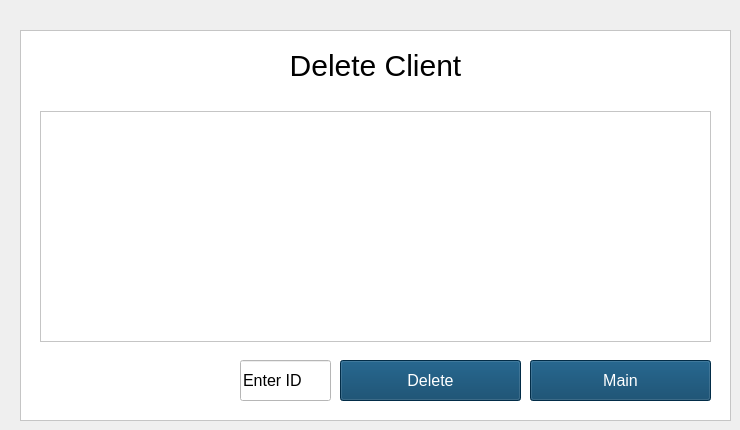
    <widget class="QWidget" name="client_delete">
     <widget class="QFrame" name="frame_7">
      <property name="geometry">
       <rect>
        <x>20</x>
        <y>30</y>
        <width>711</width>
        <height>391</height>
       </rect>
      </property>
      <property name="styleSheet">
       <string notr="true">background-color: white
</string>
      </property>
      <property name="frameShape">
       <enum>QFrame::StyledPanel</enum>
      </property>
      <property name="frameShadow">
       <enum>QFrame::Raised</enum>
      </property>
      <widget class="QLabel" name="client_list_delete_label_title">
       <property name="geometry">
        <rect>
         <x>20</x>
         <y>10</y>
         <width>671</width>
         <height>51</height>
        </rect>
       </property>
       <property name="styleSheet">
        <string notr="true">background-color: white;
color: black;
font-size: 30px;</string>
       </property>
       <property name="text">
        <string>Delete Client</string>
       </property>
       <property name="alignment">
        <set>Qt::AlignCenter</set>
       </property>
      </widget>
      <widget class="QPushButton" name="client_list_delete_btn_main">
       <property name="geometry">
        <rect>
         <x>510</x>
         <y>330</y>
         <width>181</width>
         <height>41</height>
        </rect>
       </property>
       <property name="palette">
        <palette>
         <active>
          <colorrole role="WindowText">
           <brush brushstyle="SolidPattern">
            <color alpha="255">
             <red>255</red>
             <green>255</green>
             <blue>255</blue>
            </color>
           </brush>
          </colorrole>
          <colorrole role="Button">
           <brush brushstyle="SolidPattern">
            <color alpha="255">
             <red>3</red>
             <green>62</green>
             <blue>99</blue>
            </color>
           </brush>
          </colorrole>
          <colorrole role="Text">
           <brush brushstyle="SolidPattern">
            <color alpha="255">
             <red>255</red>
             <green>255</green>
             <blue>255</blue>
            </color>
           </brush>
          </colorrole>
          <colorrole role="ButtonText">
           <brush brushstyle="SolidPattern">
            <color alpha="255">
             <red>255</red>
             <green>255</green>
             <blue>255</blue>
            </color>
           </brush>
          </colorrole>
          <colorrole role="Base">
           <brush brushstyle="SolidPattern">
            <color alpha="255">
             <red>3</red>
             <green>62</green>
             <blue>99</blue>
            </color>
           </brush>
          </colorrole>
          <colorrole role="Window">
           <brush brushstyle="SolidPattern">
            <color alpha="255">
             <red>3</red>
             <green>62</green>
             <blue>99</blue>
            </color>
           </brush>
          </colorrole>
          <colorrole role="PlaceholderText">
           <brush brushstyle="NoBrush">
            <color alpha="128">
             <red>255</red>
             <green>255</green>
             <blue>255</blue>
            </color>
           </brush>
          </colorrole>
         </active>
         <inactive>
          <colorrole role="WindowText">
           <brush brushstyle="SolidPattern">
            <color alpha="255">
             <red>255</red>
             <green>255</green>
             <blue>255</blue>
            </color>
           </brush>
          </colorrole>
          <colorrole role="Button">
           <brush brushstyle="SolidPattern">
            <color alpha="255">
             <red>3</red>
             <green>62</green>
             <blue>99</blue>
            </color>
           </brush>
          </colorrole>
          <colorrole role="Text">
           <brush brushstyle="SolidPattern">
            <color alpha="255">
             <red>255</red>
             <green>255</green>
             <blue>255</blue>
            </color>
           </brush>
          </colorrole>
          <colorrole role="ButtonText">
           <brush brushstyle="SolidPattern">
            <color alpha="255">
             <red>255</red>
             <green>255</green>
             <blue>255</blue>
            </color>
           </brush>
          </colorrole>
          <colorrole role="Base">
           <brush brushstyle="SolidPattern">
            <color alpha="255">
             <red>3</red>
             <green>62</green>
             <blue>99</blue>
            </color>
           </brush>
          </colorrole>
          <colorrole role="Window">
           <brush brushstyle="SolidPattern">
            <color alpha="255">
             <red>3</red>
             <green>62</green>
             <blue>99</blue>
            </color>
           </brush>
          </colorrole>
          <colorrole role="PlaceholderText">
           <brush brushstyle="NoBrush">
            <color alpha="128">
             <red>255</red>
             <green>255</green>
             <blue>255</blue>
            </color>
           </brush>
          </colorrole>
         </inactive>
         <disabled>
          <colorrole role="WindowText">
           <brush brushstyle="SolidPattern">
            <color alpha="255">
             <red>255</red>
             <green>255</green>
             <blue>255</blue>
            </color>
           </brush>
          </colorrole>
          <colorrole role="Button">
           <brush brushstyle="SolidPattern">
            <color alpha="255">
             <red>3</red>
             <green>62</green>
             <blue>99</blue>
            </color>
           </brush>
          </colorrole>
          <colorrole role="Text">
           <brush brushstyle="SolidPattern">
            <color alpha="255">
             <red>255</red>
             <green>255</green>
             <blue>255</blue>
            </color>
           </brush>
          </colorrole>
          <colorrole role="ButtonText">
           <brush brushstyle="SolidPattern">
            <color alpha="255">
             <red>255</red>
             <green>255</green>
             <blue>255</blue>
            </color>
           </brush>
          </colorrole>
          <colorrole role="Base">
           <brush brushstyle="SolidPattern">
            <color alpha="255">
             <red>3</red>
             <green>62</green>
             <blue>99</blue>
            </color>
           </brush>
          </colorrole>
          <colorrole role="Window">
           <brush brushstyle="SolidPattern">
            <color alpha="255">
             <red>3</red>
             <green>62</green>
             <blue>99</blue>
            </color>
           </brush>
          </colorrole>
          <colorrole role="PlaceholderText">
           <brush brushstyle="NoBrush">
            <color alpha="128">
             <red>255</red>
             <green>255</green>
             <blue>255</blue>
            </color>
           </brush>
          </colorrole>
         </disabled>
        </palette>
       </property>
       <property name="font">
        <font>
         <pointsize>12</pointsize>
        </font>
       </property>
       <property name="styleSheet">
        <string notr="true">background-color: #033E63;
color: white</string>
       </property>
       <property name="text">
        <string>Main</string>
       </property>
      </widget>
      <widget class="QPushButton" name="client_list_delete_btn_delete">
       <property name="geometry">
        <rect>
         <x>320</x>
         <y>330</y>
         <width>181</width>
         <height>41</height>
        </rect>
       </property>
       <property name="palette">
        <palette>
         <active>
          <colorrole role="WindowText">
           <brush brushstyle="SolidPattern">
            <color alpha="255">
             <red>255</red>
             <green>255</green>
             <blue>255</blue>
            </color>
           </brush>
          </colorrole>
          <colorrole role="Button">
           <brush brushstyle="SolidPattern">
            <color alpha="255">
             <red>3</red>
             <green>62</green>
             <blue>99</blue>
            </color>
           </brush>
          </colorrole>
          <colorrole role="Text">
           <brush brushstyle="SolidPattern">
            <color alpha="255">
             <red>255</red>
             <green>255</green>
             <blue>255</blue>
            </color>
           </brush>
          </colorrole>
          <colorrole role="ButtonText">
           <brush brushstyle="SolidPattern">
            <color alpha="255">
             <red>255</red>
             <green>255</green>
             <blue>255</blue>
            </color>
           </brush>
          </colorrole>
          <colorrole role="Base">
           <brush brushstyle="SolidPattern">
            <color alpha="255">
             <red>3</red>
             <green>62</green>
             <blue>99</blue>
            </color>
           </brush>
          </colorrole>
          <colorrole role="Window">
           <brush brushstyle="SolidPattern">
            <color alpha="255">
             <red>3</red>
             <green>62</green>
             <blue>99</blue>
            </color>
           </brush>
          </colorrole>
          <colorrole role="PlaceholderText">
           <brush brushstyle="NoBrush">
            <color alpha="128">
             <red>255</red>
             <green>255</green>
             <blue>255</blue>
            </color>
           </brush>
          </colorrole>
         </active>
         <inactive>
          <colorrole role="WindowText">
           <brush brushstyle="SolidPattern">
            <color alpha="255">
             <red>255</red>
             <green>255</green>
             <blue>255</blue>
            </color>
           </brush>
          </colorrole>
          <colorrole role="Button">
           <brush brushstyle="SolidPattern">
            <color alpha="255">
             <red>3</red>
             <green>62</green>
             <blue>99</blue>
            </color>
           </brush>
          </colorrole>
          <colorrole role="Text">
           <brush brushstyle="SolidPattern">
            <color alpha="255">
             <red>255</red>
             <green>255</green>
             <blue>255</blue>
            </color>
           </brush>
          </colorrole>
          <colorrole role="ButtonText">
           <brush brushstyle="SolidPattern">
            <color alpha="255">
             <red>255</red>
             <green>255</green>
             <blue>255</blue>
            </color>
           </brush>
          </colorrole>
          <colorrole role="Base">
           <brush brushstyle="SolidPattern">
            <color alpha="255">
             <red>3</red>
             <green>62</green>
             <blue>99</blue>
            </color>
           </brush>
          </colorrole>
          <colorrole role="Window">
           <brush brushstyle="SolidPattern">
            <color alpha="255">
             <red>3</red>
             <green>62</green>
             <blue>99</blue>
            </color>
           </brush>
          </colorrole>
          <colorrole role="PlaceholderText">
           <brush brushstyle="NoBrush">
            <color alpha="128">
             <red>255</red>
             <green>255</green>
             <blue>255</blue>
            </color>
           </brush>
          </colorrole>
         </inactive>
         <disabled>
          <colorrole role="WindowText">
           <brush brushstyle="SolidPattern">
            <color alpha="255">
             <red>255</red>
             <green>255</green>
             <blue>255</blue>
            </color>
           </brush>
          </colorrole>
          <colorrole role="Button">
           <brush brushstyle="SolidPattern">
            <color alpha="255">
             <red>3</red>
             <green>62</green>
             <blue>99</blue>
            </color>
           </brush>
          </colorrole>
          <colorrole role="Text">
           <brush brushstyle="SolidPattern">
            <color alpha="255">
             <red>255</red>
             <green>255</green>
             <blue>255</blue>
            </color>
           </brush>
          </colorrole>
          <colorrole role="ButtonText">
           <brush brushstyle="SolidPattern">
            <color alpha="255">
             <red>255</red>
             <green>255</green>
             <blue>255</blue>
            </color>
           </brush>
          </colorrole>
          <colorrole role="Base">
           <brush brushstyle="SolidPattern">
            <color alpha="255">
             <red>3</red>
             <green>62</green>
             <blue>99</blue>
            </color>
           </brush>
          </colorrole>
          <colorrole role="Window">
           <brush brushstyle="SolidPattern">
            <color alpha="255">
             <red>3</red>
             <green>62</green>
             <blue>99</blue>
            </color>
           </brush>
          </colorrole>
          <colorrole role="PlaceholderText">
           <brush brushstyle="NoBrush">
            <color alpha="128">
             <red>255</red>
             <green>255</green>
             <blue>255</blue>
            </color>
           </brush>
          </colorrole>
         </disabled>
        </palette>
       </property>
       <property name="font">
        <font>
         <pointsize>12</pointsize>
        </font>
       </property>
       <property name="styleSheet">
        <string notr="true">background-color: #033E63;
color: white</string>
       </property>
       <property name="text">
        <string>Delete</string>
       </property>
      </widget>
      <widget class="QTableView" name="client_list_delete_list">
       <property name="geometry">
        <rect>
         <x>20</x>
         <y>81</y>
         <width>671</width>
         <height>231</height>
        </rect>
       </property>
      </widget>
      <widget class="QLineEdit" name="client_list_delete_enter_id">
       <property name="geometry">
        <rect>
         <x>220</x>
         <y>330</y>
         <width>91</width>
         <height>41</height>
        </rect>
       </property>
       <property name="font">
        <font>
         <pointsize>12</pointsize>
        </font>
       </property>
       <property name="styleSheet">
        <string notr="true">background-color: white;
color: black;</string>
       </property>
       <property name="text">
        <string>Enter ID</string>
       </property>
      </widget>
     </widget>
    </widget>
